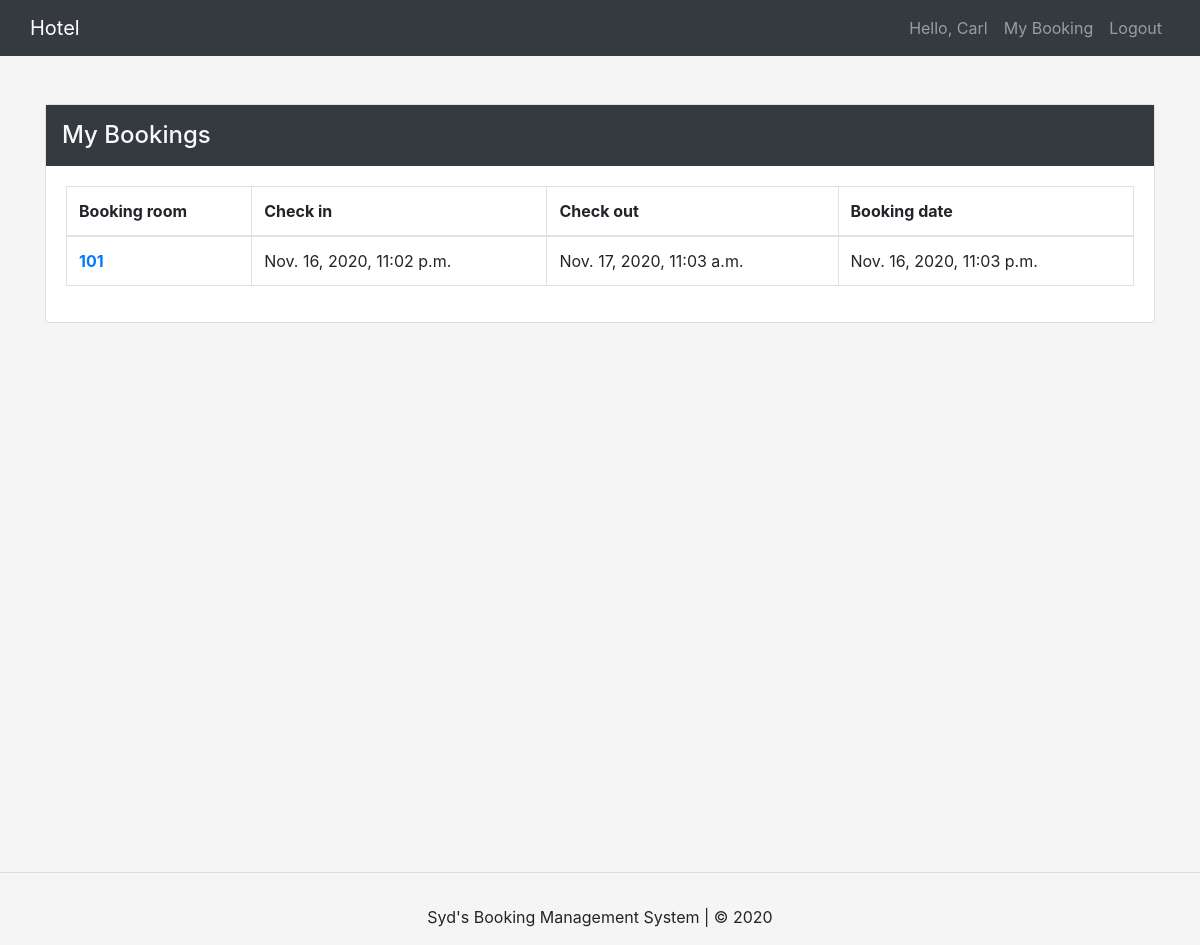
The page /booking/ (signed in) on the database its author committed.
### account/models.py (models this page shows, shortened)
class User(AbstractBaseUser):
    user_email      = models.EmailField(max_length=50, unique=True, verbose_name='Email address')
    user_fname      = models.CharField(max_length=50, verbose_name='First name')
    user_lname      = models.CharField(max_length=50, verbose_name='Last name')
    user_phone      = models.CharField(max_length=20, unique=True, verbose_name='Mobile number')
    date_joined     = models.DateTimeField(auto_now_add=True, verbose_name='Date joined')
    last_login      = models.DateTimeField(auto_now=True, verbose_name='Last login')
    is_admin        = models.BooleanField(default=False, verbose_name='Admin')
    is_active       = models.BooleanField(default=True, verbose_name='Active')
    is_staff        = models.BooleanField(default=False, verbose_name='Staff status')
    is_superuser    = models.BooleanField(default=False, verbose_name='Superuser status')
    USERNAME_FIELD = 'user_email'
    objects = MyAccountManager()
    def __str__(self):
        return self.user_email

### hotel/models.py (models this page shows, shortened)
class Booking(models.Model):
    booking_user    = models.EmailField(max_length=50, verbose_name='Customer email')
    booking_room    = models.ForeignKey(Room, on_delete = models.CASCADE, verbose_name='Room Number')
    check_in        = models.DateTimeField(blank=True, null=True,verbose_name='Check In')
    check_out       = models.DateTimeField(blank=True, null=True,verbose_name='Check Out')
    booking_date    = models.DateTimeField(auto_now_add=True, verbose_name='Booking Date')

class Room(models.Model):
    CATEGORY = [
        ('STA','Standard'),
        ('DEL','Delux')
    ]
    room_number     = models.IntegerField(verbose_name='Room Number')
    room_type       = models.CharField(max_length=3, choices=CATEGORY, verbose_name='Type')
    room_bed        = models.IntegerField(verbose_name='Number of Bed(s)')
    room_capacity   = models.IntegerField(verbose_name='Capacity')
    room_desc       = models.TextField(max_length=400, verbose_name='Description')
    room_price      = models.FloatField(null=True)
    room_image      = models.ImageField(null=True, blank=True)
    def __str__(self):
        return str(self.room_number)

### hotel/views.py (the view)
# urls.py: path('booking/', views.booking, name='booking'),
def booking(request):
    context = {}
    if request.user.is_authenticated:
        user = request.user
    book_list = Booking.objects.filter(booking_user=user)
    context['book_list'] = book_list
    return render(request, 'user/booking.html', context)

### templates/user/booking.html (shortened to what this page needs)
{% extends 'base.html' %}
{% load static %}
{% block content %}
<div class="pt-5">
    <div class="card">
        <div class="card-head bg-dark text-light">
            <h4 class="m-3">My Bookings</h4>
        </div>
        <div class="card-body">
            <table class="table table-bordered">
                <thead>
                  <tr>
                    <th scope="col">Booking room</th>
                    <th scope="col">Check in</th>
                    <th scope="col">Check out</th>
                    <th scope="col">Booking date</th>
                  </tr>
                </thead>
                <tbody>
                    {% if book_list %}
                        {% for book in book_list %}
                            <tr>
                                <th scope="row"><a href="{% url 'room' book.booking_room %}">{{book.booking_room}}</a></th>
                                <td>{{book.check_in}}</td>
                                <td>{{book.check_out}}</td>
                                <td>{{book.booking_date}}</td>
                            </tr>
                        {% endfor %}
                    {% endif %}
                </tbody>
              </table>
        </div>
    </div>
</div>
{% endblock %}

### templates/partials/_navbar.html (shortened to what this page needs)
<nav class="navbar navbar-expand navbar-dark bg-dark">
    <div class="container">
        <a href="{% url 'home' %}" class="navbar-brand">Hotel</a>
    <ul class="navbar-nav ml-auto">
        {% if request.user.is_authenticated %}
            <li class="nav-item">
                <a href="{% url 'account' %}" class="nav-link">Hello, {{request.user.user_fname}}</a>
            </li>
            <li class="nav-item">
                <a href="{% url 'booking' %}" class="nav-link">My Booking</a>
            </li>
            <li class="nav-item">
                <a href="{% url 'logout' %}" class="nav-link">Logout</a>
            </li>
        {% endif %}
    </ul>
    </div>
</nav>

### templates/partials/_header.html (style rules this page uses)
body { background-color: #f5f5f5; }

### rows shown on the page
User: user.user_fname "Carl"
Booking: booking_room "101", check_in "Nov. 16, 2020, 11:02 p.m.", check_out "Nov. 17, 2020, 11:03 a.m.", booking_date "Nov. 16, 2020, 11:03 p.m."
